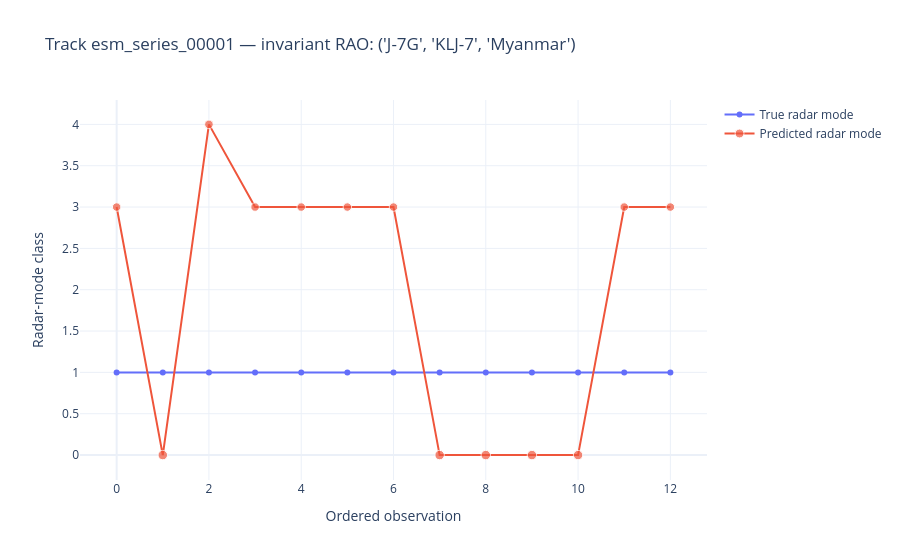

This figure's notebook cell:
### Code cell
# Interactive mode timeline for a selected held-out track.
import plotly.graph_objects as go
DASHBOARD_TRACK_INDEX = int(os.environ.get("DASHBOARD_TRACK_INDEX", str(int(test_track_indices[0]))))
if DASHBOARD_TRACK_INDEX not in set(test_track_indices.tolist()):
    raise ValueError("DASHBOARD_TRACK_INDEX must identify a held-out test track")
positions = np.flatnonzero(observation_track_index.detach().cpu().numpy() == DASHBOARD_TRACK_INDEX)
positions = positions[np.argsort([node_meta[observation_node_indices[p]]["sequence_index"] for p in positions])]
true_modes = mode_targets.detach().cpu().numpy()[positions]
predicted_modes = mode_probabilities.argmax(1)[positions]
confidence = mode_probabilities[positions].max(1)
timeline = go.Figure()
timeline.add_trace(go.Scatter(x=np.arange(len(positions)), y=true_modes, mode="lines+markers", name="True radar mode"))
timeline.add_trace(go.Scatter(x=np.arange(len(positions)), y=predicted_modes, mode="lines+markers", name="Predicted radar mode",
                              marker={"size": 7 + 7 * confidence}, customdata=confidence,
                              hovertemplate="Observation %{x}<br>Mode class %{y}<br>Confidence %{customdata:.3f}<extra></extra>"))
predicted_rao = rao_vocab[int(rao_probabilities[DASHBOARD_TRACK_INDEX].argmax())]
timeline.update_layout(title=f"Track {series_ids[DASHBOARD_TRACK_INDEX]} — invariant RAO: {predicted_rao}",
                       xaxis_title="Ordered observation", yaxis_title="Radar-mode class", template="plotly_white")
timeline_path = ARTIFACT_DIR / "track_mode_timeline.html"
timeline.write_html(timeline_path, include_plotlyjs=True)
timeline.show()
print(timeline_path)

### Figure 1 — Plotly figure (JSON) as saved in the notebook; plotly's stock layout.template omitted (floating-point values rounded to 4 significant figures)
{"data": [{"mode": "lines+markers", "name": "True radar mode", "x": [0, 1, 2, 3, 4, 5, 6, 7, 8, 9, 10, 11, 12], "y": [1, 1, 1, 1, 1, 1, 1, 1, 1, 1, 1, 1, 1], "type": "scatter"}, {"customdata": [0.21, 0.3559, 0.2297, 0.2089, 0.2089, 0.209, 0.2091, 0.3517, 0.3561, 0.3548, 0.3442, 0.2097, 0.2096], "hovertemplate": "Observation %{x}<br>Mode class %{y}<br>Confidence %{customdata:.3f}<extra></extra>", "marker": {"size": [8.47, 9.491, 8.608, 8.462, 8.462, 8.463, 8.464, 9.462, 9.492, 9.483, 9.41, 8.468, 8.467]}, "mode": "lines+markers", "name": "Predicted radar mode", "x": [0, 1, 2, 3, 4, 5, 6, 7, 8, 9, 10, 11, 12], "y": [3, 0, 4, 3, 3, 3, 3, 0, 0, 0, 0, 3, 3], "type": "scatter"}], "layout": {"title": {"text": "Track esm_series_00001 — invariant RAO: ('J-7G', 'KLJ-7', 'Myanmar')"}, "xaxis": {"title": {"text": "Ordered observation"}}, "yaxis": {"title": {"text": "Radar-mode class"}}}}
